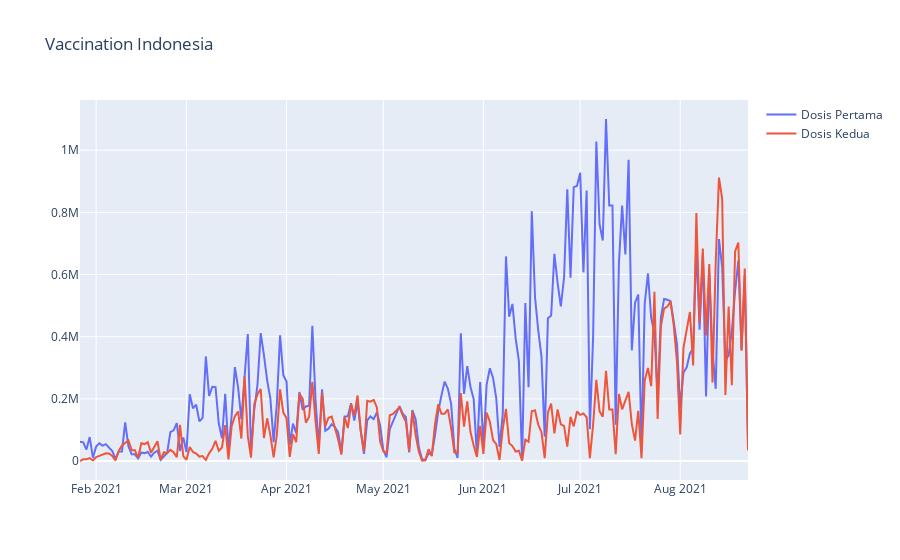

Notebook code for this chart:
### Code cell
line_stat = []
line_stat.append(go.Scatter(x=df_vaccine.tanggal, y=df_vaccine['Dosis pertama (harian)'], name="Dosis Pertama", mode='lines'))
line_stat.append(go.Scatter(x=df_vaccine.tanggal, y=df_vaccine['Dosis kedua (harian)'], name="Dosis Kedua", mode='lines'))


fig = go.Figure(data=line_stat)
fig.update_layout(title_text="Vaccination Indonesia")
fig.show()

### Figure 1 — Plotly figure (JSON) as saved in the notebook; plotly's stock layout.template omitted (floating-point values rounded to 4 significant figures; data arrays with more than 128 entries replaced by an {"elided": "..."} marker saying what was removed)
{"data": [{"mode": "lines", "name": "Dosis Pertama", "type": "scatter", "x": {"elided": "208 str values"}, "y": {"elided": "208 float values"}}, {"mode": "lines", "name": "Dosis Kedua", "type": "scatter", "x": {"elided": "208 str values"}, "y": {"elided": "208 float values"}}], "layout": {"title": {"text": "Vaccination Indonesia"}}}
